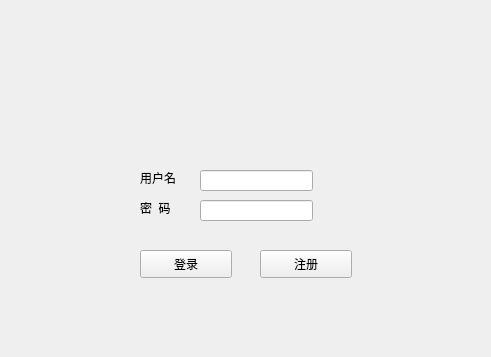
<?xml version="1.0" encoding="UTF-8"?>
<ui version="4.0">
 <class>AccountWindow</class>
 <widget class="QWidget" name="AccountWindow">
  <property name="geometry">
   <rect>
    <x>0</x>
    <y>0</y>
    <width>491</width>
    <height>357</height>
   </rect>
  </property>
  <property name="windowTitle">
   <string>Form</string>
  </property>
  <widget class="QPushButton" name="Button_Login">
   <property name="geometry">
    <rect>
     <x>140</x>
     <y>250</y>
     <width>92</width>
     <height>28</height>
    </rect>
   </property>
   <property name="text">
    <string>登录</string>
   </property>
  </widget>
  <widget class="QPushButton" name="Button_Register">
   <property name="geometry">
    <rect>
     <x>260</x>
     <y>250</y>
     <width>92</width>
     <height>28</height>
    </rect>
   </property>
   <property name="text">
    <string>注册</string>
   </property>
  </widget>
  <widget class="QLabel" name="label">
   <property name="geometry">
    <rect>
     <x>140</x>
     <y>170</y>
     <width>51</width>
     <height>16</height>
    </rect>
   </property>
   <property name="text">
    <string>用户名</string>
   </property>
  </widget>
  <widget class="QLabel" name="label_2">
   <property name="geometry">
    <rect>
     <x>140</x>
     <y>200</y>
     <width>51</width>
     <height>16</height>
    </rect>
   </property>
   <property name="text">
    <string>密  码</string>
   </property>
  </widget>
  <widget class="QLabel" name="Message_tip">
   <property name="geometry">
    <rect>
     <x>130</x>
     <y>120</y>
     <width>241</width>
     <height>41</height>
    </rect>
   </property>
   <property name="text">
    <string/>
   </property>
   <property name="alignment">
    <set>Qt::AlignCenter</set>
   </property>
  </widget>
  <widget class="QLineEdit" name="Text_pd">
   <property name="geometry">
    <rect>
     <x>200</x>
     <y>200</y>
     <width>113</width>
     <height>21</height>
    </rect>
   </property>
  </widget>
  <widget class="QLineEdit" name="Text_ac">
   <property name="geometry">
    <rect>
     <x>200</x>
     <y>170</y>
     <width>113</width>
     <height>21</height>
    </rect>
   </property>
  </widget>
 </widget>
 <resources/>
 <connections/>
</ui>
